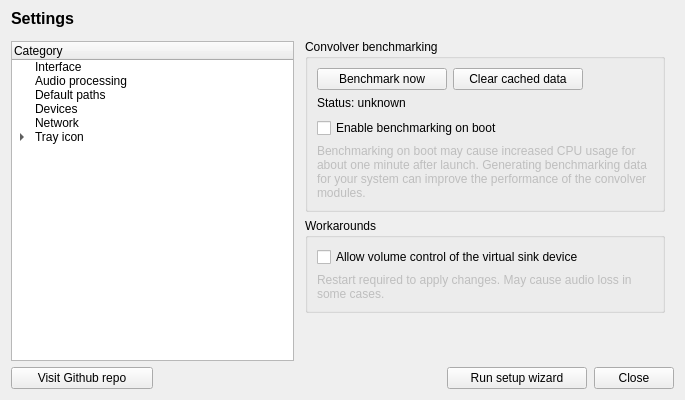
<?xml version="1.0" encoding="UTF-8"?>
<ui version="4.0">
 <class>SettingsFragment</class>
 <widget class="QWidget" name="SettingsFragment">
  <property name="geometry">
   <rect>
    <x>0</x>
    <y>0</y>
    <width>685</width>
    <height>400</height>
   </rect>
  </property>
  <property name="minimumSize">
   <size>
    <width>685</width>
    <height>365</height>
   </size>
  </property>
  <property name="maximumSize">
   <size>
    <width>16777215</width>
    <height>16777215</height>
   </size>
  </property>
  <property name="windowTitle">
   <string notr="true">Settings</string>
  </property>
  <layout class="QVBoxLayout" name="verticalLayout">
   <property name="spacing">
    <number>2</number>
   </property>
   <property name="topMargin">
    <number>9</number>
   </property>
   <item>
    <widget class="QLabel" name="label_2">
     <property name="font">
      <font>
       <pointsize>12</pointsize>
       <bold>true</bold>
      </font>
     </property>
     <property name="text">
      <string>Settings</string>
     </property>
    </widget>
   </item>
   <item>
    <layout class="QHBoxLayout" name="horizontalLayout_7" stretch="1,0">
     <property name="topMargin">
      <number>0</number>
     </property>
     <item>
      <layout class="QVBoxLayout" name="verticalLayout_18">
       <property name="topMargin">
        <number>11</number>
       </property>
       <property name="rightMargin">
        <number>0</number>
       </property>
       <item>
        <widget class="QTreeWidget" name="selector">
         <property name="minimumSize">
          <size>
           <width>190</width>
           <height>0</height>
          </size>
         </property>
         <property name="verticalScrollBarPolicy">
          <enum>Qt::ScrollBarAlwaysOff</enum>
         </property>
         <property name="horizontalScrollBarPolicy">
          <enum>Qt::ScrollBarAlwaysOff</enum>
         </property>
         <property name="indentation">
          <number>20</number>
         </property>
         <property name="columnCount">
          <number>1</number>
         </property>
         <column>
          <property name="text">
           <string>Category</string>
          </property>
         </column>
         <item>
          <property name="text">
           <string>Interface</string>
          </property>
         </item>
         <item>
          <property name="text">
           <string>Audio processing</string>
          </property>
         </item>
         <item>
          <property name="text">
           <string>Default paths</string>
          </property>
         </item>
         <item>
          <property name="text">
           <string>Devices</string>
          </property>
         </item>
         <item>
          <property name="text">
           <string>Network</string>
          </property>
         </item>
         <item>
          <property name="text">
           <string>Tray icon</string>
          </property>
          <item>
           <property name="text">
            <string>Context menu</string>
           </property>
          </item>
         </item>
        </widget>
       </item>
      </layout>
     </item>
     <item>
      <widget class="QStackedWidget" name="stackedWidget">
       <property name="maximumSize">
        <size>
         <width>16777215</width>
         <height>16777215</height>
        </size>
       </property>
       <property name="autoFillBackground">
        <bool>true</bool>
       </property>
       <property name="currentIndex">
        <number>1</number>
       </property>
       <widget class="QWidget" name="interface_2">
        <property name="maximumSize">
         <size>
          <width>16777215</width>
          <height>16777215</height>
         </size>
        </property>
        <property name="autoFillBackground">
         <bool>true</bool>
        </property>
        <layout class="QVBoxLayout" name="verticalLayout_3">
         <item>
          <layout class="QFormLayout" name="formLayout">
           <property name="horizontalSpacing">
            <number>72</number>
           </property>
           <property name="verticalSpacing">
            <number>6</number>
           </property>
           <property name="bottomMargin">
            <number>0</number>
           </property>
           <item row="0" column="0">
            <widget class="QLabel" name="label">
             <property name="text">
              <string>Qt style</string>
             </property>
            </widget>
           </item>
           <item row="0" column="1">
            <widget class="QComboBox" name="themeSelect"/>
           </item>
           <item row="1" column="0">
            <widget class="QLabel" name="visualThemeLabel">
             <property name="text">
              <string>Visual theme</string>
             </property>
            </widget>
           </item>
           <item row="1" column="1">
            <widget class="QComboBox" name="visualThemeSelect"/>
           </item>
           <item row="2" column="1">
            <layout class="QHBoxLayout" name="horizontalLayout_2">
             <property name="spacing">
              <number>0</number>
             </property>
             <property name="topMargin">
              <number>0</number>
             </property>
             <item>
              <widget class="QComboBox" name="paletteSelect">
               <property name="sizePolicy">
                <sizepolicy hsizetype="Expanding" vsizetype="Fixed">
                 <horstretch>0</horstretch>
                 <verstretch>0</verstretch>
                </sizepolicy>
               </property>
               <property name="minimumSize">
                <size>
                 <width>0</width>
                 <height>0</height>
                </size>
               </property>
              </widget>
             </item>
             <item>
              <spacer name="horizontalSpacer_4">
               <property name="orientation">
                <enum>Qt::Horizontal</enum>
               </property>
               <property name="sizeType">
                <enum>QSizePolicy::Fixed</enum>
               </property>
               <property name="sizeHint" stdset="0">
                <size>
                 <width>6</width>
                 <height>20</height>
                </size>
               </property>
              </spacer>
             </item>
             <item>
              <widget class="QPushButton" name="paletteConfig">
               <property name="minimumSize">
                <size>
                 <width>50</width>
                 <height>0</height>
                </size>
               </property>
               <property name="maximumSize">
                <size>
                 <width>16777215</width>
                 <height>16777215</height>
                </size>
               </property>
               <property name="text">
                <string>Edit</string>
               </property>
               <property name="flat">
                <bool>false</bool>
               </property>
              </widget>
             </item>
            </layout>
           </item>
           <item row="2" column="0">
            <widget class="QLabel" name="label_3">
             <property name="minimumSize">
              <size>
               <width>0</width>
               <height>0</height>
              </size>
             </property>
             <property name="maximumSize">
              <size>
               <width>16777215</width>
               <height>16777215</height>
              </size>
             </property>
             <property name="text">
              <string>Color scheme</string>
             </property>
            </widget>
           </item>
          </layout>
         </item>
         <item>
          <layout class="QHBoxLayout" name="horizontalLayout_11">
           <property name="topMargin">
            <number>0</number>
           </property>
           <item>
            <widget class="QGroupBox" name="groupBox_6">
             <property name="title">
              <string>Equalizer</string>
             </property>
             <layout class="QVBoxLayout" name="verticalLayout_15">
              <item>
               <widget class="QCheckBox" name="eq_alwaysdrawhandles">
                <property name="text">
                 <string>Always display handles</string>
                </property>
               </widget>
              </item>
             </layout>
            </widget>
           </item>
          </layout>
         </item>
         <item>
          <spacer name="verticalSpacer_2">
           <property name="orientation">
            <enum>Qt::Vertical</enum>
           </property>
           <property name="sizeHint" stdset="0">
            <size>
             <width>20</width>
             <height>40</height>
            </size>
           </property>
          </spacer>
         </item>
        </layout>
       </widget>
       <widget class="QWidget" name="audioProcessing">
        <layout class="QVBoxLayout" name="verticalLayout_12">
         <item>
          <widget class="QGroupBox" name="groupBox_7">
           <property name="title">
            <string>Convolver benchmarking</string>
           </property>
           <layout class="QVBoxLayout" name="verticalLayout_10">
            <item>
             <layout class="QHBoxLayout" name="horizontalLayout_8">
              <property name="topMargin">
               <number>0</number>
              </property>
              <item>
               <widget class="QPushButton" name="benchmarkNow">
                <property name="minimumSize">
                 <size>
                  <width>130</width>
                  <height>0</height>
                 </size>
                </property>
                <property name="text">
                 <string>Benchmark now</string>
                </property>
               </widget>
              </item>
              <item>
               <widget class="QPushButton" name="benchmarkClear">
                <property name="minimumSize">
                 <size>
                  <width>130</width>
                  <height>0</height>
                 </size>
                </property>
                <property name="text">
                 <string>Clear cached data</string>
                </property>
               </widget>
              </item>
              <item>
               <spacer name="horizontalSpacer_6">
                <property name="orientation">
                 <enum>Qt::Horizontal</enum>
                </property>
                <property name="sizeHint" stdset="0">
                 <size>
                  <width>40</width>
                  <height>20</height>
                 </size>
                </property>
               </spacer>
              </item>
             </layout>
            </item>
            <item>
             <widget class="QLabel" name="benchmarkStatus">
              <property name="text">
               <string notr="true">Status: unknown</string>
              </property>
             </widget>
            </item>
            <item>
             <spacer name="verticalSpacer_6">
              <property name="orientation">
               <enum>Qt::Vertical</enum>
              </property>
              <property name="sizeType">
               <enum>QSizePolicy::Fixed</enum>
              </property>
              <property name="sizeHint" stdset="0">
               <size>
                <width>20</width>
                <height>2</height>
               </size>
              </property>
             </spacer>
            </item>
            <item>
             <widget class="QCheckBox" name="benchmarkOnBoot">
              <property name="text">
               <string>Enable benchmarking on boot</string>
              </property>
             </widget>
            </item>
            <item>
             <widget class="QLabel" name="label_8">
              <property name="enabled">
               <bool>false</bool>
              </property>
              <property name="text">
               <string>Benchmarking on boot may cause increased CPU usage for about one minute after launch. Generating benchmarking data for your system can improve the performance of the convolver modules.</string>
              </property>
              <property name="wordWrap">
               <bool>true</bool>
              </property>
             </widget>
            </item>
           </layout>
          </widget>
         </item>
         <item>
          <widget class="QGroupBox" name="groupBox_2">
           <property name="title">
            <string>Workarounds</string>
           </property>
           <layout class="QVBoxLayout" name="verticalLayout_13">
            <item>
             <widget class="QCheckBox" name="sinkAllowVolumeControl">
              <property name="sizePolicy">
               <sizepolicy hsizetype="Fixed" vsizetype="Fixed">
                <horstretch>0</horstretch>
                <verstretch>0</verstretch>
               </sizepolicy>
              </property>
              <property name="text">
               <string>Allow volume control of the virtual sink device</string>
              </property>
             </widget>
            </item>
            <item>
             <widget class="QLabel" name="label_10">
              <property name="enabled">
               <bool>false</bool>
              </property>
              <property name="text">
               <string>Restart required to apply changes. May cause audio loss in some cases.</string>
              </property>
              <property name="wordWrap">
               <bool>true</bool>
              </property>
             </widget>
            </item>
           </layout>
          </widget>
         </item>
         <item>
          <spacer name="verticalSpacer_5">
           <property name="orientation">
            <enum>Qt::Vertical</enum>
           </property>
           <property name="sizeHint" stdset="0">
            <size>
             <width>20</width>
             <height>40</height>
            </size>
           </property>
          </spacer>
         </item>
        </layout>
       </widget>
       <widget class="QWidget" name="paths">
        <property name="autoFillBackground">
         <bool>true</bool>
        </property>
        <layout class="QVBoxLayout" name="verticalLayout_4">
         <property name="topMargin">
          <number>9</number>
         </property>
         <item>
          <layout class="QFormLayout" name="formLayout_2">
           <property name="fieldGrowthPolicy">
            <enum>QFormLayout::ExpandingFieldsGrow</enum>
           </property>
           <property name="rowWrapPolicy">
            <enum>QFormLayout::DontWrapRows</enum>
           </property>
           <property name="horizontalSpacing">
            <number>12</number>
           </property>
           <item row="0" column="0">
            <widget class="QLabel" name="label_6">
             <property name="text">
              <string>Impluse responses</string>
             </property>
            </widget>
           </item>
           <item row="0" column="1">
            <layout class="QHBoxLayout" name="horizontalLayout_4">
             <property name="topMargin">
              <number>0</number>
             </property>
             <item>
              <widget class="QLineEdit" name="irspath"/>
             </item>
            </layout>
           </item>
           <item row="1" column="0">
            <widget class="QLabel" name="label_7">
             <property name="text">
              <string>VDCs</string>
             </property>
            </widget>
           </item>
           <item row="1" column="1">
            <layout class="QHBoxLayout" name="horizontalLayout_5">
             <item>
              <widget class="QLineEdit" name="ddcpath"/>
             </item>
            </layout>
           </item>
           <item row="2" column="0">
            <widget class="QLabel" name="label_9">
             <property name="text">
              <string>Liveprog scripts</string>
             </property>
            </widget>
           </item>
           <item row="2" column="1">
            <layout class="QHBoxLayout" name="horizontalLayout_14">
             <property name="topMargin">
              <number>0</number>
             </property>
             <item>
              <widget class="QLineEdit" name="liveprog_path"/>
             </item>
            </layout>
           </item>
          </layout>
         </item>
         <item>
          <layout class="QHBoxLayout" name="horizontalLayout_6">
           <property name="topMargin">
            <number>0</number>
           </property>
           <item>
            <spacer name="horizontalSpacer_2">
             <property name="orientation">
              <enum>Qt::Horizontal</enum>
             </property>
             <property name="sizeHint" stdset="0">
              <size>
               <width>40</width>
               <height>20</height>
              </size>
             </property>
            </spacer>
           </item>
           <item>
            <widget class="QPushButton" name="savePaths">
             <property name="text">
              <string>Save</string>
             </property>
            </widget>
           </item>
          </layout>
         </item>
         <item>
          <widget class="QGroupBox" name="groupBox">
           <property name="title">
            <string>Built-in assets</string>
           </property>
           <layout class="QVBoxLayout" name="verticalLayout_5">
            <item>
             <layout class="QHBoxLayout" name="horizontalLayout_13">
              <property name="topMargin">
               <number>0</number>
              </property>
              <item>
               <widget class="QCheckBox" name="liveprog_autoextract">
                <property name="toolTip">
                 <string>&lt;html&gt;&lt;head/&gt;&lt;body&gt;&lt;p&gt;This option will check on every startup if one of the default EEL scripts is missing. If this is the case the missing file(s) will automatically be restored from the resources. (It will not overwrite them if they already exist!)&lt;/p&gt;&lt;/body&gt;&lt;/html&gt;</string>
                </property>
                <property name="text">
                 <string>Extract bundled assets on startup</string>
                </property>
               </widget>
              </item>
              <item>
               <spacer name="horizontalSpacer_7">
                <property name="orientation">
                 <enum>Qt::Horizontal</enum>
                </property>
                <property name="sizeHint" stdset="0">
                 <size>
                  <width>40</width>
                  <height>20</height>
                 </size>
                </property>
               </spacer>
              </item>
              <item>
               <widget class="QPushButton" name="liveprog_extractNow">
                <property name="text">
                 <string>  Extract now  </string>
                </property>
               </widget>
              </item>
             </layout>
            </item>
           </layout>
          </widget>
         </item>
         <item>
          <spacer name="verticalSpacer">
           <property name="orientation">
            <enum>Qt::Vertical</enum>
           </property>
           <property name="sizeHint" stdset="0">
            <size>
             <width>20</width>
             <height>40</height>
            </size>
           </property>
          </spacer>
         </item>
        </layout>
       </widget>
       <widget class="QWidget" name="devices">
        <property name="autoFillBackground">
         <bool>true</bool>
        </property>
        <layout class="QVBoxLayout" name="verticalLayout_16">
         <item>
          <widget class="QGroupBox" name="devices_group">
           <property name="title">
            <string>Select sink/device to be processed</string>
           </property>
           <layout class="QVBoxLayout" name="verticalLayout_17">
            <item>
             <widget class="QRadioButton" name="dev_mode_auto">
              <property name="text">
               <string>Use default output device (recommended)</string>
              </property>
             </widget>
            </item>
            <item>
             <widget class="QRadioButton" name="dev_mode_manual">
              <property name="text">
               <string>Manually select device</string>
              </property>
             </widget>
            </item>
            <item>
             <layout class="QHBoxLayout" name="horizontalLayout_9">
              <property name="topMargin">
               <number>0</number>
              </property>
              <item>
               <widget class="QLabel" name="label_12">
                <property name="text">
                 <string>Device</string>
                </property>
               </widget>
              </item>
              <item>
               <widget class="QComboBox" name="dev_select">
                <property name="minimumSize">
                 <size>
                  <width>0</width>
                  <height>0</height>
                 </size>
                </property>
                <property name="maximumSize">
                 <size>
                  <width>230</width>
                  <height>16777215</height>
                 </size>
                </property>
               </widget>
              </item>
             </layout>
            </item>
           </layout>
          </widget>
         </item>
         <item>
          <widget class="QGroupBox" name="blocklistBox">
           <property name="title">
            <string>Blocklisted apps</string>
           </property>
           <layout class="QVBoxLayout" name="verticalLayout_2">
            <item>
             <widget class="QLabel" name="label_4">
              <property name="text">
               <string>In the 'Apps' section accessible using the three-dot menu on the main window, you can block apps that are playing back sound from being processed by JamesDSP.</string>
              </property>
              <property name="wordWrap">
               <bool>true</bool>
              </property>
             </widget>
            </item>
            <item>
             <widget class="QCheckBox" name="blocklistInvert">
              <property name="sizePolicy">
               <sizepolicy hsizetype="Minimum" vsizetype="Fixed">
                <horstretch>0</horstretch>
                <verstretch>0</verstretch>
               </sizepolicy>
              </property>
              <property name="text">
               <string>Allowlist mode (apps need to be explicitly enabled instead)</string>
              </property>
             </widget>
            </item>
            <item>
             <layout class="QHBoxLayout" name="horizontalLayout_3">
              <property name="topMargin">
               <number>0</number>
              </property>
              <item>
               <spacer name="horizontalSpacer_3">
                <property name="orientation">
                 <enum>Qt::Horizontal</enum>
                </property>
                <property name="sizeHint" stdset="0">
                 <size>
                  <width>40</width>
                  <height>20</height>
                 </size>
                </property>
               </spacer>
              </item>
              <item>
               <widget class="QPushButton" name="blocklistClear">
                <property name="minimumSize">
                 <size>
                  <width>140</width>
                  <height>0</height>
                 </size>
                </property>
                <property name="text">
                 <string>Clear list</string>
                </property>
               </widget>
              </item>
             </layout>
            </item>
           </layout>
          </widget>
         </item>
         <item>
          <spacer name="verticalSpacer_8">
           <property name="orientation">
            <enum>Qt::Vertical</enum>
           </property>
           <property name="sizeHint" stdset="0">
            <size>
             <width>20</width>
             <height>40</height>
            </size>
           </property>
          </spacer>
         </item>
        </layout>
       </widget>
       <widget class="QWidget" name="page">
        <layout class="QVBoxLayout" name="verticalLayout_9">
         <item>
          <widget class="QGroupBox" name="groupBox_3">
           <property name="title">
            <string>AutoEQ database</string>
           </property>
           <layout class="QVBoxLayout" name="verticalLayout_11">
            <item>
             <layout class="QHBoxLayout" name="horizontalLayout_12">
              <property name="topMargin">
               <number>0</number>
              </property>
              <item>
               <widget class="QLabel" name="label_5">
                <property name="text">
                 <string>Status:</string>
                </property>
               </widget>
              </item>
              <item>
               <widget class="QLabel" name="aeqStatus">
                <property name="enabled">
                 <bool>true</bool>
                </property>
                <property name="text">
                 <string>unknown</string>
                </property>
               </widget>
              </item>
              <item>
               <spacer name="horizontalSpacer_8">
                <property name="orientation">
                 <enum>Qt::Horizontal</enum>
                </property>
                <property name="sizeHint" stdset="0">
                 <size>
                  <width>40</width>
                  <height>20</height>
                 </size>
                </property>
               </spacer>
              </item>
              <item>
               <widget class="QPushButton" name="aeqManage">
                <property name="text">
                 <string>  Manage local database  </string>
                </property>
               </widget>
              </item>
             </layout>
            </item>
           </layout>
          </widget>
         </item>
         <item>
          <spacer name="verticalSpacer_3">
           <property name="orientation">
            <enum>Qt::Vertical</enum>
           </property>
           <property name="sizeHint" stdset="0">
            <size>
             <width>20</width>
             <height>40</height>
            </size>
           </property>
          </spacer>
         </item>
        </layout>
       </widget>
       <widget class="QWidget" name="session">
        <property name="autoFillBackground">
         <bool>true</bool>
        </property>
        <layout class="QVBoxLayout" name="verticalLayout_6">
         <item>
          <widget class="QGroupBox" name="systray_box">
           <property name="title">
            <string>Run in background (tray icon)</string>
           </property>
           <layout class="QVBoxLayout" name="verticalLayout_7">
            <item>
             <widget class="QRadioButton" name="systray_r_none">
              <property name="text">
               <string>No, shutdown audio effects when closing app</string>
              </property>
             </widget>
            </item>
            <item>
             <widget class="QRadioButton" name="systray_r_showtray">
              <property name="text">
               <string>Yes, minimize to tray icon when closing app</string>
              </property>
             </widget>
            </item>
            <item>
             <widget class="QGroupBox" name="systray_icon_box">
              <property name="title">
               <string>Auto-start</string>
              </property>
              <layout class="QVBoxLayout" name="verticalLayout_8">
               <item>
                <widget class="QCheckBox" name="systray_minOnBoot">
                 <property name="text">
                  <string>Start minimized on boot</string>
                 </property>
                </widget>
               </item>
              </layout>
             </widget>
            </item>
           </layout>
          </widget>
         </item>
         <item>
          <widget class="QLabel" name="systray_unsupported">
           <property name="font">
            <font>
             <pointsize>10</pointsize>
             <bold>true</bold>
            </font>
           </property>
           <property name="styleSheet">
            <string notr="true">color:rgb(200, 50, 0)</string>
           </property>
           <property name="text">
            <string>Systray not supported on this system</string>
           </property>
          </widget>
         </item>
         <item>
          <spacer name="verticalSpacer_4">
           <property name="orientation">
            <enum>Qt::Vertical</enum>
           </property>
           <property name="sizeHint" stdset="0">
            <size>
             <width>20</width>
             <height>40</height>
            </size>
           </property>
          </spacer>
         </item>
        </layout>
       </widget>
       <widget class="QWidget" name="session_menu">
        <property name="autoFillBackground">
         <bool>true</bool>
        </property>
        <layout class="QVBoxLayout" name="verticalLayout_19">
         <item>
          <widget class="QMenuEditor" name="menu_edit" native="true"/>
         </item>
        </layout>
       </widget>
      </widget>
     </item>
    </layout>
   </item>
   <item>
    <layout class="QHBoxLayout" name="horizontalLayout">
     <property name="topMargin">
      <number>4</number>
     </property>
     <property name="bottomMargin">
      <number>0</number>
     </property>
     <item>
      <widget class="QPushButton" name="github">
       <property name="minimumSize">
        <size>
         <width>142</width>
         <height>0</height>
        </size>
       </property>
       <property name="text">
        <string>Visit Github repo</string>
       </property>
      </widget>
     </item>
     <item>
      <spacer name="horizontalSpacer">
       <property name="orientation">
        <enum>Qt::Horizontal</enum>
       </property>
       <property name="sizeHint" stdset="0">
        <size>
         <width>40</width>
         <height>20</height>
        </size>
       </property>
      </spacer>
     </item>
     <item>
      <widget class="QPushButton" name="run_first_launch">
       <property name="minimumSize">
        <size>
         <width>140</width>
         <height>0</height>
        </size>
       </property>
       <property name="text">
        <string>Run setup wizard</string>
       </property>
      </widget>
     </item>
     <item>
      <spacer name="horizontalSpacer_5">
       <property name="orientation">
        <enum>Qt::Horizontal</enum>
       </property>
       <property name="sizeType">
        <enum>QSizePolicy::Minimum</enum>
       </property>
       <property name="sizeHint" stdset="0">
        <size>
         <width>5</width>
         <height>20</height>
        </size>
       </property>
      </spacer>
     </item>
     <item>
      <widget class="QPushButton" name="close">
       <property name="text">
        <string>Close</string>
       </property>
      </widget>
     </item>
    </layout>
   </item>
  </layout>
 </widget>
 <customwidgets>
  <customwidget>
   <class>QMenuEditor</class>
   <extends>QWidget</extends>
   <header>interface/QMenuEditor.h</header>
   <container>1</container>
  </customwidget>
 </customwidgets>
 <tabstops>
  <tabstop>systray_r_none</tabstop>
  <tabstop>systray_r_showtray</tabstop>
  <tabstop>systray_minOnBoot</tabstop>
  <tabstop>themeSelect</tabstop>
  <tabstop>github</tabstop>
  <tabstop>close</tabstop>
 </tabstops>
 <resources/>
 <connections/>
</ui>
